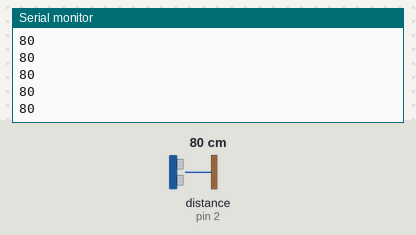
Bench run of a sketch on a simulated Arduino Uno, built with avr-gcc and run on an emulated ATmega328P. On the bench: the last lines printed to the serial monitor. Wiring (inferred from the names in the program): ultrasonic range finder: trigger pin 3; echo pin 2. The inputs (shaded band) are chosen by the test bench; at power-on: distance to the obstacle (sensor on pin 2) 80 cm. The echo pulse lasts 58.3 µs per cm.

Above: at 1.2 s.
1.3 s: distance to the obstacle (sensor on pin 2) set to 23 cm
At 1.8 s:
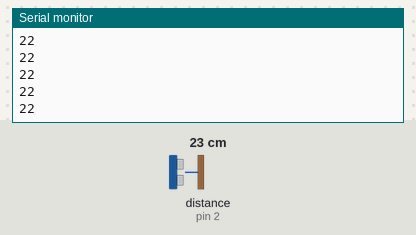
2.8 s: distance to the obstacle (sensor on pin 2) set to 18 cm
At 3.5 s:
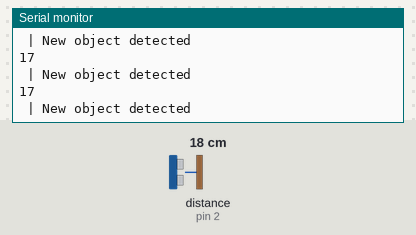
Timing chart, 0 to 5.8 s (numbered marks = the images above; inputs shaded):
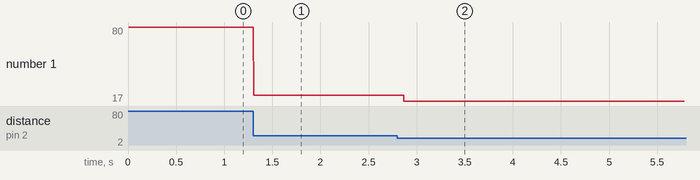

Measured:
- the behaviour switches between 21 and 20 cm on distance to the obstacle (sensor on pin 2) (found by bisection; images 1 and 2)
- after the input at 1.3 s, the serial monitor: prints a new line at once (image 1)
- after the input at 2.8 s, the serial monitor: prints a new line after 0.07 s (image 2)
- plotted number 1: 80 → 22 after the input at 1.3 s, 22 → 17 after the input at 2.8 s

The sketch:

test-ultrasonic.ino
```cpp
const int triggerPin = 3;
const int echoPin = 2;
long durata;
int distanta;

void setup() {
  // put your setup code here, to run once:
  Serial.begin(9600);
  pinMode(triggerPin, OUTPUT);
  pinMode(echoPin, INPUT);
}

void loop() {
  // put your main code here, to run repeatedly:
  digitalWrite(triggerPin, LOW);
  delayMicroseconds(2);
  digitalWrite(triggerPin, HIGH);
  delayMicroseconds(10);
  digitalWrite(triggerPin, LOW);

  durata = pulseIn(echoPin, HIGH);

  distanta= durata*0.0346/2;
  Serial.println(distanta);
  if (distanta < 20) {
    Serial.println(" | New object detected");
  }
}
```
